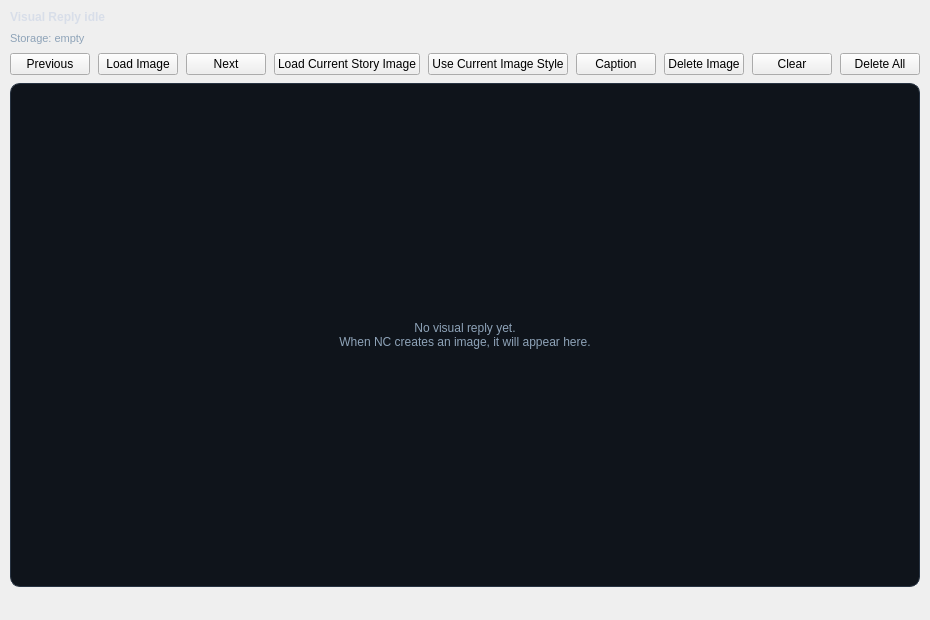
<?xml version="1.0" encoding="UTF-8"?>
<ui version="4.0">
 <class>VisualReplyPanel</class>
 <widget class="QWidget" name="VisualReplyPanel">
  <property name="geometry">
   <rect>
    <x>0</x>
    <y>0</y>
    <width>920</width>
    <height>620</height>
   </rect>
  </property>
  <layout class="QVBoxLayout" name="visual_reply_panel_layout">
   <property name="leftMargin">
    <number>10</number>
   </property>
   <property name="topMargin">
    <number>10</number>
   </property>
   <property name="rightMargin">
    <number>10</number>
   </property>
   <property name="bottomMargin">
    <number>10</number>
   </property>
   <property name="spacing">
    <number>8</number>
   </property>
   <item>
    <widget class="QLabel" name="visual_reply_status">
     <property name="styleSheet">
      <string notr="true">font-weight: 600; color: #d8dee9;</string>
     </property>
     <property name="text">
      <string>Visual Reply idle</string>
     </property>
    </widget>
   </item>
   <item>
    <widget class="QLabel" name="visual_reply_storage_label">
     <property name="styleSheet">
      <string notr="true">color: #8ea3b8; font-size: 11px;</string>
     </property>
     <property name="text">
      <string>Storage: empty</string>
     </property>
     <property name="wordWrap">
      <bool>true</bool>
     </property>
    </widget>
   </item>
   <item>
    <layout class="QHBoxLayout" name="visual_reply_controls_layout">
     <property name="spacing">
      <number>8</number>
     </property>
     <item>
      <widget class="QPushButton" name="visual_reply_previous_button">
       <property name="text">
        <string>Previous</string>
       </property>
      </widget>
     </item>
     <item>
      <widget class="QPushButton" name="visual_reply_load_button">
       <property name="text">
        <string>Load Image</string>
       </property>
      </widget>
     </item>
     <item>
      <widget class="QPushButton" name="visual_reply_next_button">
       <property name="text">
        <string>Next</string>
       </property>
      </widget>
     </item>
     <item>
      <widget class="QPushButton" name="visual_reply_load_current_story_button">
       <property name="text">
        <string>Load Current Story Image</string>
       </property>
      </widget>
     </item>
     <item>
      <widget class="QPushButton" name="visual_reply_use_current_style_button">
       <property name="text">
        <string>Use Current Image Style</string>
       </property>
      </widget>
     </item>
     <item>
      <widget class="QPushButton" name="visual_reply_caption_button">
       <property name="text">
        <string>Caption</string>
       </property>
      </widget>
     </item>
     <item>
      <widget class="QPushButton" name="visual_reply_delete_button">
       <property name="text">
        <string>Delete Image</string>
       </property>
      </widget>
     </item>
     <item>
      <widget class="QPushButton" name="visual_reply_clear_button">
       <property name="text">
        <string>Clear</string>
       </property>
      </widget>
     </item>
     <item>
      <widget class="QPushButton" name="visual_reply_delete_all_button">
       <property name="text">
        <string>Delete All</string>
       </property>
      </widget>
     </item>
     <item>
      <spacer name="visual_reply_controls_spacer">
       <property name="orientation">
        <enum>Qt::Horizontal</enum>
       </property>
       <property name="sizeHint" stdset="0">
        <size>
         <width>40</width>
         <height>20</height>
        </size>
       </property>
      </spacer>
     </item>
    </layout>
   </item>
   <item>
    <widget class="QStackedWidget" name="visual_reply_content_stack">
     <property name="sizePolicy">
      <sizepolicy hsizetype="Expanding" vsizetype="Expanding">
       <horstretch>0</horstretch>
       <verstretch>1</verstretch>
      </sizepolicy>
     </property>
     <widget class="QLabel" name="visual_reply_placeholder">
      <property name="styleSheet">
       <string notr="true">background: #0f141b; border: 1px solid #273342; border-radius: 10px; color: #8ea3b8; padding: 18px;</string>
      </property>
      <property name="text">
       <string>No visual reply yet.
When NC creates an image, it will appear here.</string>
      </property>
      <property name="alignment">
       <set>Qt::AlignCenter</set>
      </property>
      <property name="wordWrap">
       <bool>true</bool>
      </property>
     </widget>
    </widget>
   </item>
   <item>
    <widget class="QLabel" name="visual_reply_caption_label">
     <property name="styleSheet">
      <string notr="true">color: #9fb3c8; font-size: 11px; padding: 2px 2px 0 2px;</string>
     </property>
     <property name="text">
      <string/>
     </property>
     <property name="wordWrap">
      <bool>true</bool>
     </property>
    </widget>
   </item>
  </layout>
 </widget>
 <resources/>
 <connections/>
</ui>
